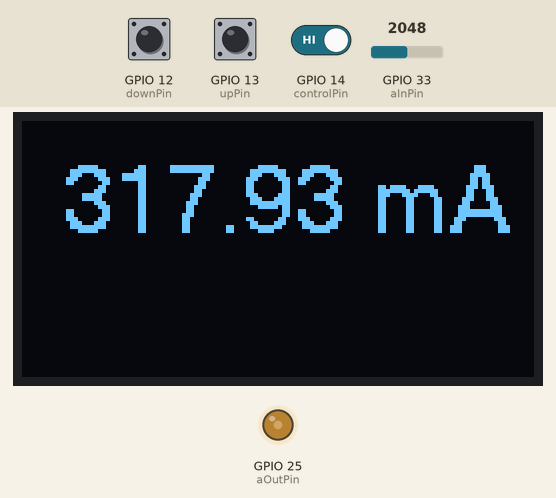
This sketch was run on a simulated ESP32. Parts: 128×64 one-colour display, output pins drawn as LEDs (lit = HIGH). The test bench sets the inputs (shaded band); at power-on: GPIO 13 (upPin) HIGH, GPIO 33 (aInPin) = 2048, GPIO 12 (downPin) HIGH, GPIO 14 (controlPin) HIGH.

Above: at 2.2 s.
2.3 s: GPIO 13 (upPin) pulled LOW for 3.2 s
At 3.9 s:
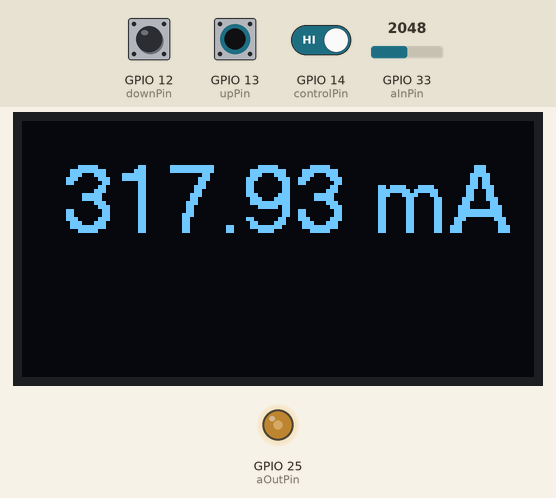
7.0 s: GPIO 33 (aInPin) set to 2866
At 8.4 s:
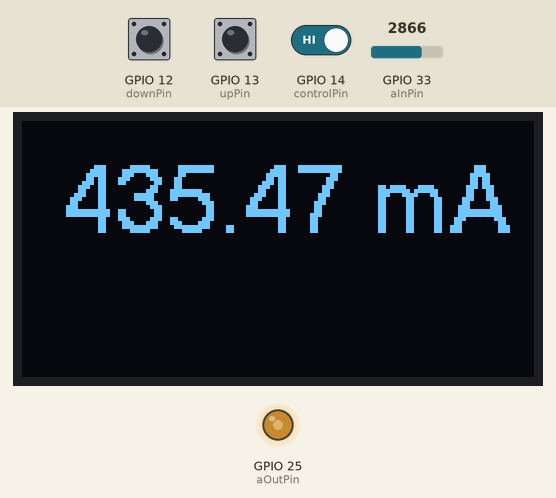
8.7 s: GPIO 33 (aInPin) set to 3603
At 10.4 s:
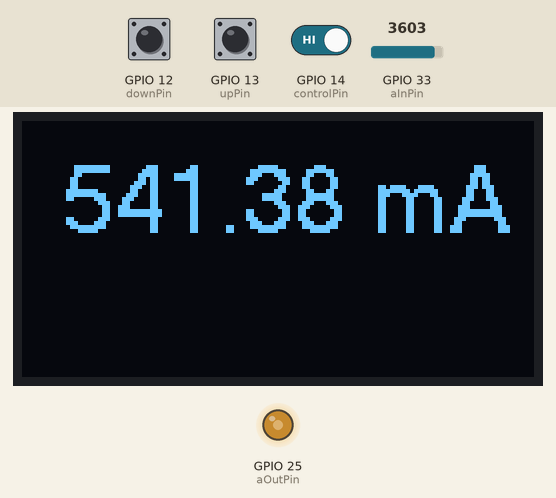
10.7 s: GPIO 12 (downPin) pulled LOW for 1.25 s
At 11.6 s:
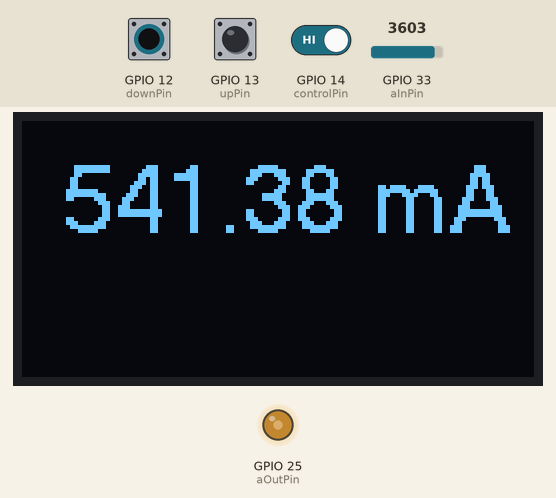
13.4 s: GPIO 14 (controlPin) driven LOW
At 15.6 s:
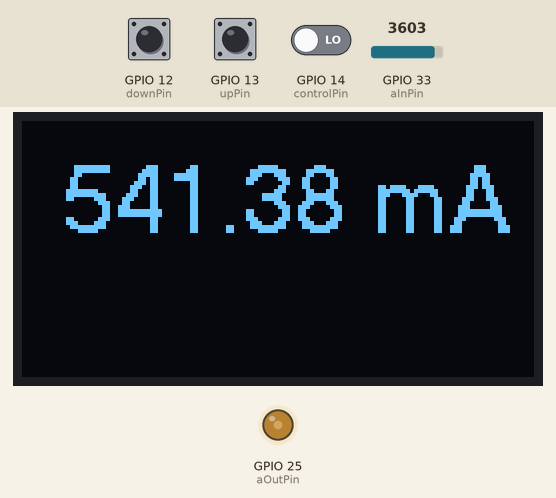
15.9 s: GPIO 33 (aInPin) set to 4095
At 17.8 s:
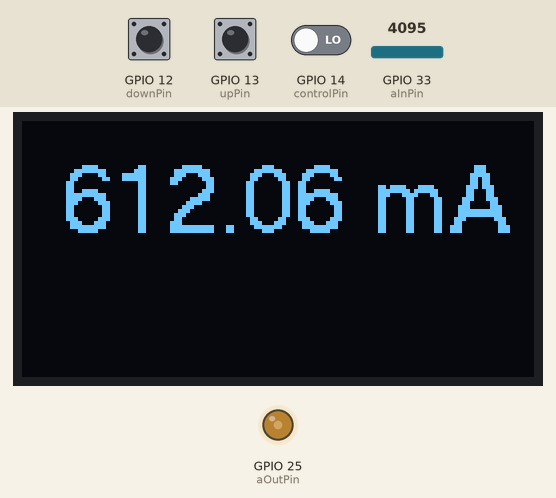
Timing chart, 0 to 18.9 s (numbered marks = the images above; inputs shaded):
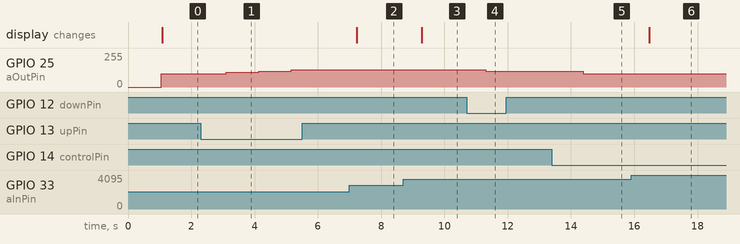

Measured:
- after the input at 2.3 s, GPIO 25 (aOutPin): 100/255 → 110/255 after 0.81 s, → 120/255 1.0 s later, → 130/255 1.0 s later
- after the input at 7.0 s, the display: changes after 0.24 s (image 2)
- after the input at 8.7 s, the display: changes after 0.59 s (image 3)
- after the input at 10.7 s, GPIO 25 (aOutPin): 130/255 → 120/255 after 0.61 s
- after the input at 13.4 s, GPIO 25 (aOutPin): 120/255 → 100/255 after 0.99 s
- after the input at 15.9 s, the display: changes after 0.57 s (image 6)

The sketch:

constant-current.ino
```cpp
// (licence header left out)
// Compile with Heltek WiFi Kit 32


// OLED graphics

#include <U8g2lib.h>
char chBuffer[128];
U8G2_SSD1306_128X64_NONAME_F_HW_I2C u8g2(U8G2_R0, 16, 15, 4);

const int aInPin = A5;      // Voltage read
const int aOutPin = 25;     // Voltage out
const int upPin = 13;       // Raise current
const int downPin = 12;     // Lower current
const int controlPin = 14;  // On/off
const int minV = 100;       // Lowest effective voltage (100/255)
const float r = 6.3;        // Ohms. Resistor in Darlington emitter follower
const float m = 1.181;      // Empirical current correction...
const float c = -4.5;       // ... Iout = m*Iin + c

int vD = minV;               // Voltage fed into the base of the Darlington n/255
float voltage = 0;          // V and ...
float current = 0;          // ... I now

void setup()
{
  pinMode(aInPin, INPUT);
  pinMode(aOutPin, OUTPUT);
  pinMode(upPin, INPUT_PULLUP);
  pinMode(downPin, INPUT_PULLUP);
  pinMode(controlPin, INPUT);

  // OLED graphics.

  u8g2.begin();
  u8g2.setFont(u8g2_font_6x10_tr);
  u8g2.setFontRefHeightExtendedText();
  u8g2.setDrawColor(1);
  u8g2.setFontPosTop();
  u8g2.setFontDirection(0);

  u8g2.clearBuffer();
  sprintf(chBuffer, "%s", "Const. I starting...");
  u8g2.drawStr(64 - (u8g2.getStrWidth(chBuffer) / 2), 0, chBuffer);
  u8g2.sendBuffer();
  delay(1000);
}


void loop()
{
  // Current on?

  if(!digitalRead(controlPin))
  {
    // No

    dacWrite(aOutPin, minV);
  }else
  {
    // Yes

    if(!digitalRead(downPin))
      vD -= 10;
    if(!digitalRead(upPin))
      vD += 10;
    if(vD < minV)
      vD = minV;
    if(vD > 255)
      vD = 255;
    dacWrite(aOutPin, vD);
  }

  // Measure the current

  voltage = (float)map(analogRead(aInPin), 0, 3000, 150, 2450);
  current = voltage/r;
  current = m*current + c;

  // Display it

  u8g2.clearBuffer();
  u8g2.setFont(u8g2_font_crox5h_tf);
  sprintf(chBuffer, "%.2f mA", current);
  u8g2.drawStr(10, 10, chBuffer);
  u8g2.sendBuffer();

  delay(1000);
}
```
